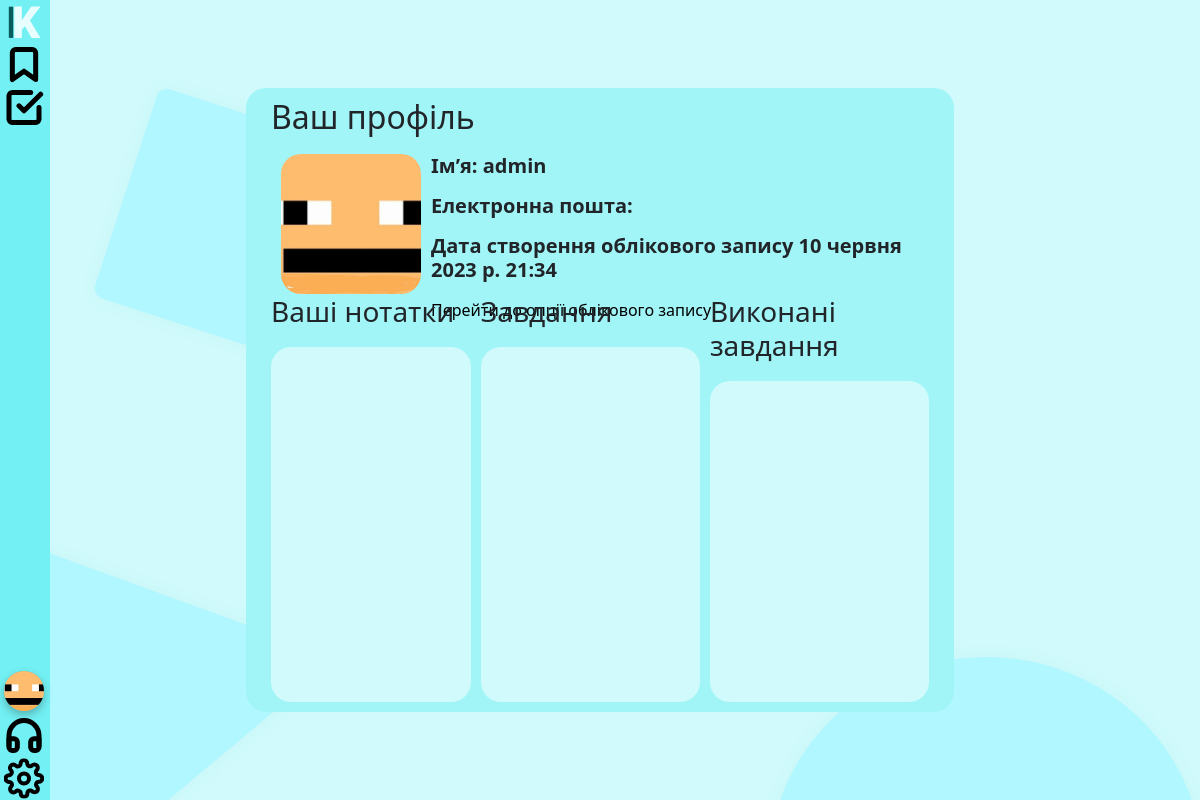
The page /profile (signed in) on the database as committed earlier.
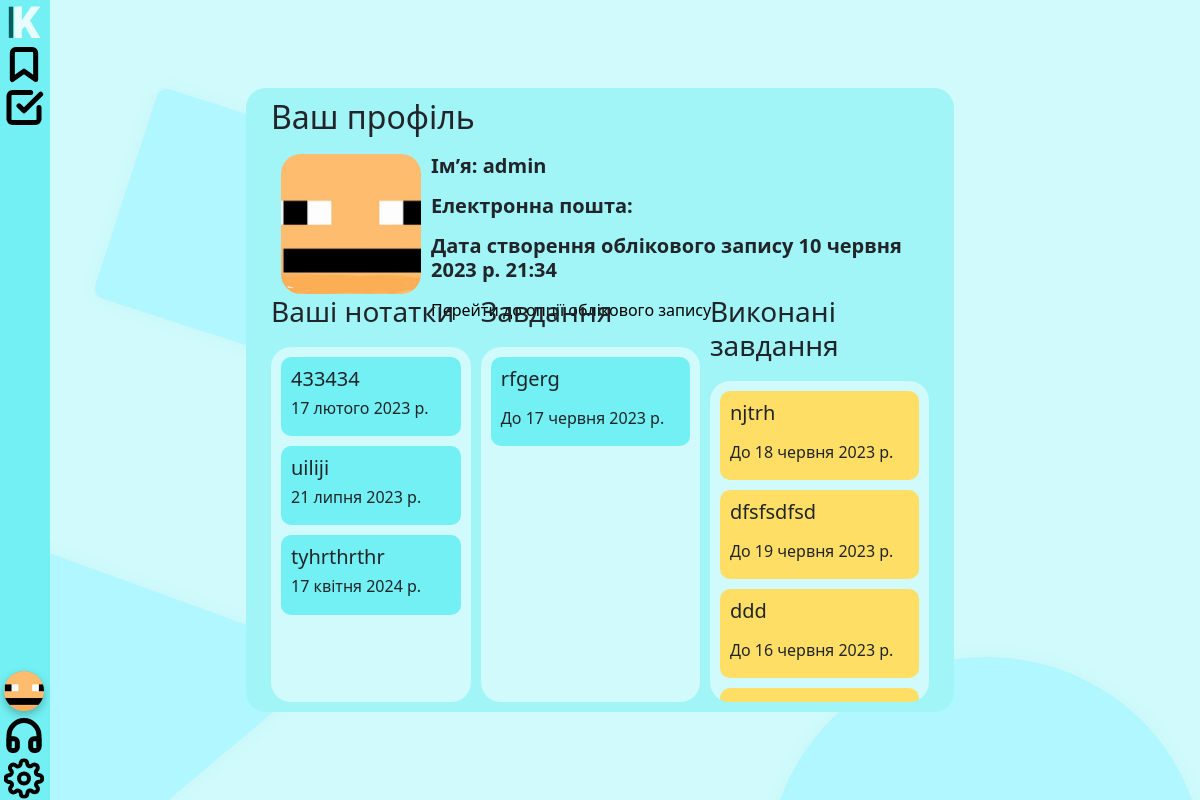
The same page on the database as committed later.
### Kalendaruapp/models.py (models this page shows)
class Notes(models.Model):
    name = models.CharField(max_length=255)
    action = models.CharField(max_length=255)
    description = models.TextField()
    date_added = models.DateField()
    user_join = models.ForeignKey(User, on_delete=models.CASCADE,null=True,blank=True)

class Tasks(models.Model):
    name = models.CharField(max_length=255,null=True,blank=True)
    action = models.CharField(max_length=255,null=True, blank=True, default=None)
    description = models.TextField(null=True,blank=True)
    date_added = models.DateField(null=True,blank=True)
    hascompleted = models.BooleanField(null=True,blank=True)
    user_join = models.ForeignKey(User, on_delete=models.CASCADE,null=True,blank=True)

### Kalendaruapp/views.py (the view)
# urls.py: path('profile',profile, name='profile'),
def profile(request):
    if request.user.is_authenticated:
        context = {
            'avatar':UserProfile.objects.get(user=request.user.pk),
            'notes':Notes.objects.filter(user_join_id=request.user.pk),
            'tasks':Tasks.objects.filter(user_join_id=request.user.pk)
        }
    else:
        context={
            'notes':Notes.objects.filter(user_join_id=request.user.pk),
            'tasks':Tasks.objects.filter(user_join_id=request.user.pk)
        }
    return render(request, "profile.html",context)

### Kalendaruapp/templates/profile.html (shortened to what this page needs)
{% extends "base/base.html" %}
{% load static %}
{% block css %}
<link rel="stylesheet" href="{% static 'css/profile.css' %}">
{% endblock %}
{% block content %}
    <div class="profile">
        <h2>Ваш профіль</h2>
        <div class="profile-top">
            {% if avatar.avatar %}
                <img class="profile-avatar" src="{{ avatar.avatar.url }}" alt="">
            {% else %}
                <img class="profile-avatar" src="{% static 'img/noavatar.png' %}" alt="">
            {% endif %}
            <div class="profile-text">
                <h5 class="text"><strong>Ім’я: {{ user.username }}</strong></h5>
                <h5 class="text"><strong>Електронна пошта: {{ user.email }}</strong></h5>
                <h5 class="text"><strong>Дата створення облікового запису {{ user.date_joined }}</strong></h5>
                <a style="-webkit-appearance: button; -moz-appearance: button; appearance: button; text-decoration: none; color: initial;" href="{% url 'options' %}" class="button-profile">Перейти до опції облікового запису</a>
            </div>
        </div>
        <div class="profile-bottom">
            <div class="notes">
                <h3>Ваші нотатки</h3>
                <div class="notes-content">
                    {% for note in notes %}
                        <div class="note">
                            <h5 class='noteName'>{{ note.name }}</h5>
                            <h6 class='noteDate'>{{ note.date_added }}</h6>
                        </div>
                    {% endfor %}
                </div>
            </div>
            <div class="tasks">
                <h3>Завдання</h3>
                <div class="tasks-content">
                    {% for task in tasks %}
                        {% if not task.hascompleted %}
                            <div class="task" style="background: #72F0F3;">
                                <h5>{{ task.name }}</h5>
                                <h6>До {{ task.date_added }}</h6>
                            </div>
                        {% endif %}
                    {% endfor %}
                </div>
            </div>
            <div class="done-tasks">
                <h3>Виконані завдання</h3>
                <div class="done-tasks-content">
                    {% for task in tasks %}
                        {% if task.hascompleted %}
                            <div class="task" style="background: #FFDE66;">
                                <h5>{{ task.name }}</h5>
                                <h6>До {{ task.date_added }}</h6>
                            </div>
                        {% endif %}
                    {% endfor %}
                </div>
            </div>
        </div>
    </div>
{% endblock %}

Rows that differ between the two databases and show on the page:
added Notes: name "433434", date_added "17 лютого 2023 р."
added Notes: name "uiliji", date_added "21 липня 2023 р."
added Notes: name "tyhrthrthr", date_added "17 квітня 2024 р."
added Tasks: name "rfgerg", date_added "17 червня 2023 р.", shown under "Завдання"
added Tasks: name "njtrh", date_added "18 червня 2023 р.", shown under "Виконані завдання"
added Tasks: name "dfsfsdfsd", date_added "19 червня 2023 р.", shown under "Виконані завдання"
added Tasks: name "ddd", date_added "16 червня 2023 р.", shown under "Виконані завдання"
